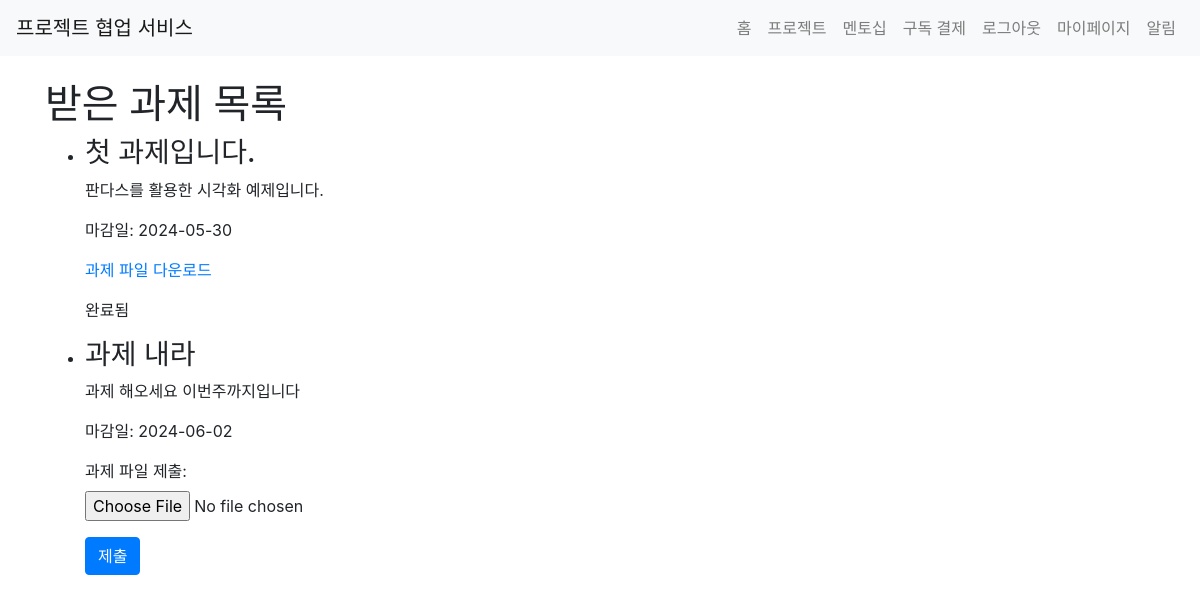
/mentorship/received_tasks (signed in), run on the app's committed database.
### app/models.py (models this page shows)
class Assignment(db.Model):
    id = db.Column(db.Integer, primary_key=True)
    mentor_id = db.Column(db.Integer, db.ForeignKey('user.id'), nullable=False)
    mentee_id = db.Column(db.Integer, db.ForeignKey('user.id'), nullable=False)
    title = db.Column(db.String(100), nullable=False)
    description = db.Column(db.Text, nullable=False)
    deadline = db.Column(db.DateTime, nullable=False)
    completed = db.Column(db.Boolean, default=False)
    mentor = db.relationship('User', foreign_keys=[mentor_id], backref=db.backref('given_assignments', lazy=True))
    mentee = db.relationship('User', foreign_keys=[mentee_id], backref=db.backref('received_assignments', lazy=True))
    file = db.Column(db.String(255), nullable = True)

### app/views/mentorship.py (the view)
@bp.route('/received_tasks')
@login_required
def received_tasks():
    tasks = current_user.received_assignments
    form = SubmitTaskForm()
    return render_template('mentorship/received_tasks.html', tasks=tasks, form=form)

### app/forms.py
class SubmitTaskForm(FlaskForm):
    file = FileField('과제 파일', validators=[DataRequired(), FileAllowed(['pdf', 'doc', 'docx', 'png', 'jpg', 'jpeg', 'gif', 'zip', 'rar'])])
    submit = SubmitField('제출')

### app/__init__.py (called while the page is built)
@login_manager.user_loader
def load_user(user_id):
    if user_id is not None:
        return User.query.get(int(user_id))
    return None

### app/templates/mentorship/received_tasks.html (shortened to what this page needs)
{% extends 'base.html' %}
{% block content %}
<h1>받은 과제 목록</h1>
<ul>
  {% for task in tasks %}
    <li>
      <h3>{{ task.title }}</h3>
      <p>{{ task.description }}</p>
      <p>마감일: {{ task.deadline.strftime('%Y-%m-%d') }}</p>
      {% if task.file %}
        <p><a href="{{ url_for('mentorship.download_file', filename=task.file) }}">과제 파일 다운로드</a></p>
      {% endif %}
      {% if not task.completed %}
        <form action="{{ url_for('mentorship.submit_task', task_id=task.id) }}" method="post" enctype="multipart/form-data">
          <div class="form-group">
            <label for="file">과제 파일 제출:</label>
            <input type="file" class="form-control-file" id="file" name="file" required>
          </div>
          <button type="submit" class="btn btn-primary">제출</button>
        </form>
      {% else %}
        <p>완료됨</p>
      {% endif %}
    </li>
  {% endfor %}
</ul>
{% endblock %}

### data on the page
Assignment: title "첫 과제입니다.", description "판다스를 활용한 시각화 예제입니다.", deadline "2024-05-30", completed "완료됨"
Assignment: title "과제 내라", description "과제 해오세요 이번주까지입니다", deadline "2024-06-02"
